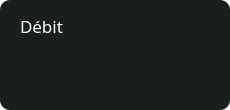
   <widget class="QWidget" name="ActionBtn_3" native="true">
    <property name="geometry">
     <rect>
      <x>620</x>
      <y>290</y>
      <width>230</width>
      <height>110</height>
     </rect>
    </property>
    <property name="styleSheet">
     <string notr="true">background:transparent;</string>
    </property>
    <widget class="QToolButton" name="debit">
     <property name="geometry">
      <rect>
       <x>0</x>
       <y>0</y>
       <width>230</width>
       <height>110</height>
      </rect>
     </property>
     <property name="styleSheet">
      <string notr="true">QToolButton {
    background-color: #181F1C;
	border-radius: 10px; 
}

QToolButton:hover{
background:#595554;
}</string>
     </property>
     <property name="text">
      <string/>
     </property>
    </widget>
    <widget class="QLabel" name="ActionBtnName_3">
     <property name="geometry">
      <rect>
       <x>20</x>
       <y>10</y>
       <width>181</width>
       <height>31</height>
      </rect>
     </property>
     <property name="font">
      <font>
       <family>Montserrat SemiBold</family>
       <pointsize>13</pointsize>
      </font>
     </property>
     <property name="styleSheet">
      <string notr="true">QLabel {
    color: white;
background: transparent;
}</string>
     </property>
     <property name="text">
      <string>Débit</string>
     </property>
    </widget>
    <widget class="QToolButton" name="debitButton">
     <property name="geometry">
      <rect>
       <x>20</x>
       <y>70</y>
       <width>21</width>
       <height>21</height>
      </rect>
     </property>
     <property name="styleSheet">
      <string notr="true">QToolButton{
border-radius:45px;
background:transparent;
}
</string>
     </property>
     <property name="text">
      <string/>
     </property>
     <property name="icon">
      <iconset resource="ressource.qrc">
       <normaloff>:/assets/add.png</normaloff>:/assets/add.png</iconset>
     </property>
     <property name="iconSize">
      <size>
       <width>128</width>
       <height>128</height>
      </size>
     </property>
    </widget>
   </widget>
